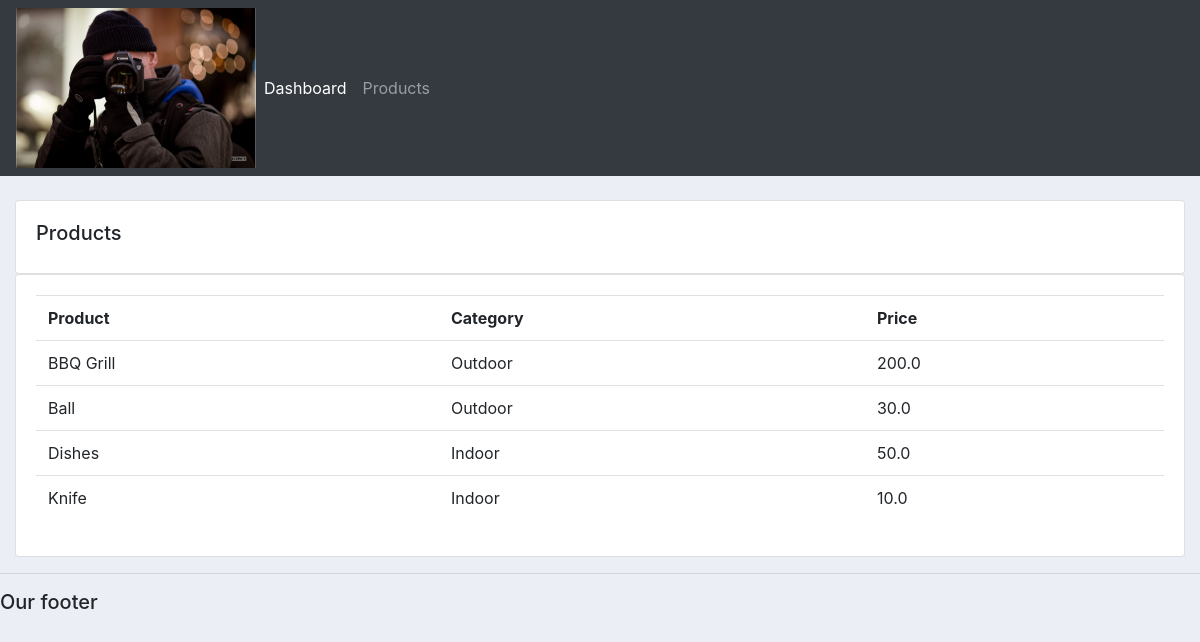
Screenshot of /products/ with the database file from the repository.
### accounts/models.py (models this page shows, shortened)
class Product(models.Model):
    category_options = (
        ('Indoor', 'Indoor'),
        ('Outdoor', 'Outdoor'),
    )
    name = models.CharField(max_length=200, null=True)
    price = models.FloatField(null=True)
    category = models.CharField(max_length=200, null=True, choices=category_options)
    description = models.CharField(max_length=200, null=True, blank=True)
    date_created = models.DateTimeField(auto_now_add=True, null=True)
    tags = models.ManyToManyField(Tag)

### accounts/views.py (the view)
# urls.py: path('products/', views.products, name='product_url_name'),
def products(request):
    products = Product.objects.all().order_by('name')
    context = {'products': products}
    return render(request, 'accounts/products.html', context)

### accounts/templates/accounts/products.html (shortened to what this page needs)
{%  extends 'accounts/main.html' %}
{% block content %}
<br>
<div class="row">
	<div class="col-md">
		<div class="card card-body">
			<h5>Products</h5>
		</div>
		<div class="card card-body">
			<table class="table">
				<tr>
					<th>Product</th>
					<th>Category</th>
					<th>Price</th>
				</tr>
				{% for i in products %}
					<tr>
						<td>{{i.name}}</td>
						<td>{{i.category}}</td>
						<td>{{i.price}}</td>
					</tr>
				{% endfor %}
			</table>
		</div>
	</div>
</div>
{% endblock content %}

### static/css/main.css (style rules this page uses)
body { background-color: #ebeff5; }

### rows the page displays
Product: name "BBQ Grill", category "Outdoor", price "200.0"
Product: name "Ball", category "Outdoor", price "30.0"
Product: name "Dishes", category "Indoor", price "50.0"
Product: name "Knife", category "Indoor", price "10.0"
